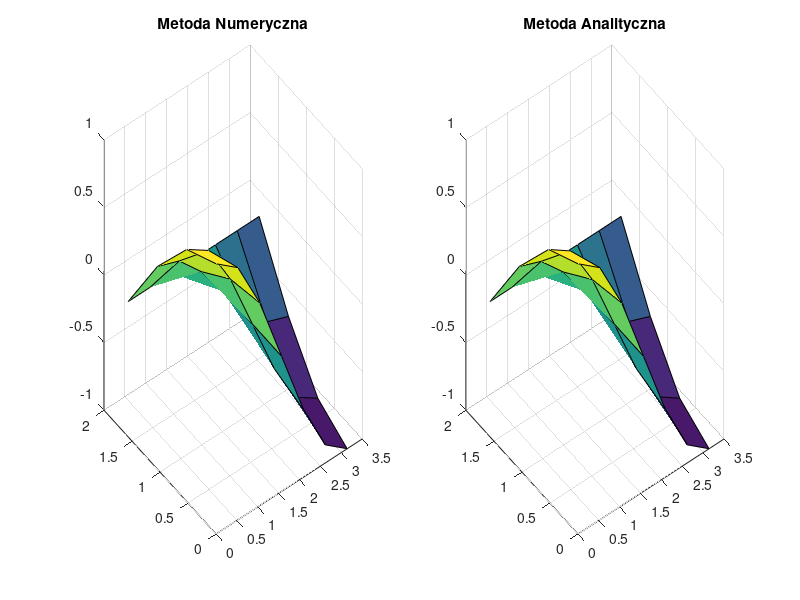

Source code (MATLAB):
%metoda Jacobiego
clc
clear all
tic

%funkcja
F = @(x,y) -cos(x+y)-cos(x-y);

%rozwi�zanie analityczne
G = @(x,y) cos(x).*cos(y);

%przedzia� omega
xa=0;
xb=pi;
yc=0;
yd=pi/2;

%warunki brzegowe
war1 = @(x) cos(x);
war2 = @(y) -cos(y);
war3 = @(x) 0;
war4 = @(y) cos(y);

%siatka
n=5;
m=2;

h=(xb-xa)/(n+1);
k=(yd-yc)/(m+1);
x=linspace(xa,xb,n+2);
y=linspace(yc,yd,m+2);

tol=1e-4; 
error = 10; 
licznik=0; 

%tworzenie macierzy
M0=zeros(m,n)+1;
M1(1:n+2) = war1(x);
M2(1:m) = war2(y(2:length(y)-1));
M3(1:n+2) = war3(x);
M4(1:m) = war4(y(2:length(y)-1));

M0=[M4', M0, M2'];
M0=[M1;M0;M3];

for i=1:m+2
    for j=1:n+2
        g(i,j) = G(x(j),y(i));
    end
end

while error>tol
    for i=2:m+1
        for j=2:n+1
            M(i-1,j-1) = (1/h^2*(M0(i+1,j)+M0(i-1,j))+1/k^2*(M0(i,j+1)+M0(i,j-1)));
            M(i-1,j-1) = M(i-1,j-1) - F(x(j),y(i));
            M(i-1,j-1) = M(i-1,j-1)/(2*(1/h^2 + 1/k^2));
        end
    end
    
    error=max(max(abs(M0(2:m+1,2:n+1)-M)));
    M0(2:m+1,2:n+1)=M;
    licznik = licznik+1;
    
end

%wykresy
[X,Y] = meshgrid(x,y);
subplot(1,2,1)
surf(X,Y,M0)
title('Metoda Numeryczna')
subplot(1,2,2)
surf(X,Y,(G(X,Y)))
title('Metoda Analityczna')

licznik
toc
